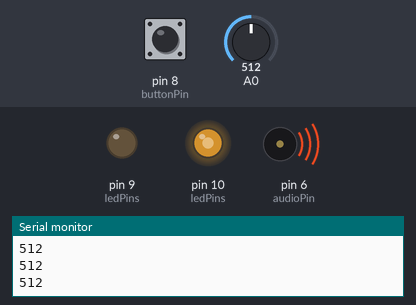
This sketch was run on a simulated Arduino Uno, built with avr-gcc and run on an emulated ATmega328P. Shown: output pins drawn as LEDs (lit = HIGH), buzzer (waves = sounding), the last lines printed to the serial monitor. The inputs (shaded band) are chosen by the test bench; at power-on: A0 = 512, pin 8 (buttonPin) LOW.

Above: at 1.2 s.
1.3 s: A0 set to 710
At 2.5 s:
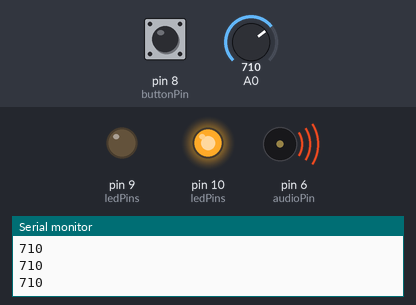
2.8 s: pin 8 (buttonPin) pulled HIGH for 0.15 s
At 4.0 s:
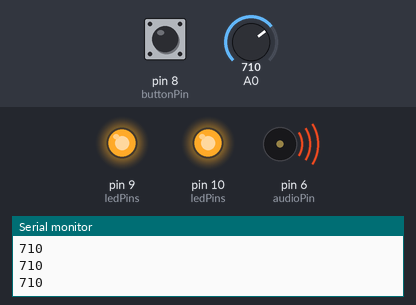
4.5 s: A0 set to 690
At 5.3 s:
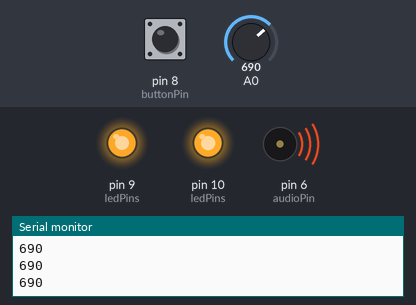
6.0 s: pin 8 (buttonPin) pulled HIGH for 1 s
At 7.9 s:
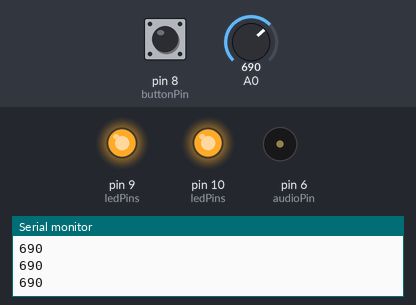
8.5 s: A0 set to 662
At 9.5 s:
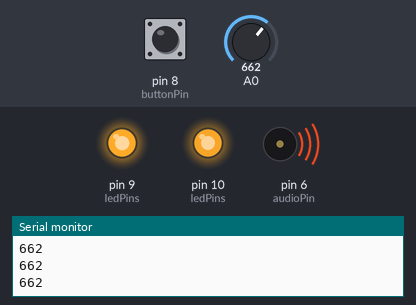
10.0 s: A0 set to 511
At 10.5 s:
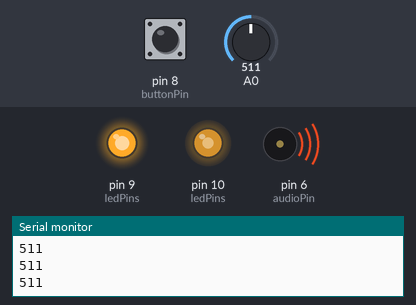
Timing chart, 0 to 12.5 s (numbered marks = the images above; inputs shaded):
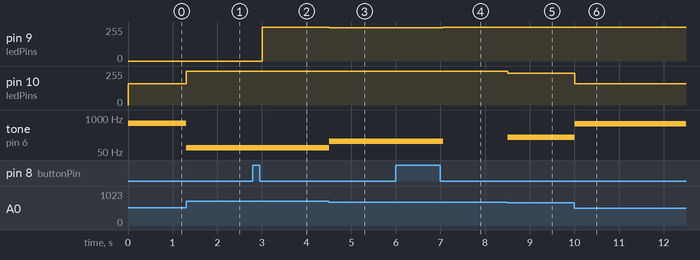

The sketch:

thebuoy.ino
```cpp
/*
  Modified from: http://www.arduino.cc/en/Tutorial/Tone2 and https://www.arduino.cc/en/Tutorial/Debounce
  by Evan Magoni
*/

/* Configuration */
const int buttonPin = 8;
const int ledPins[] = {10, 9};
const int audioPin = 6;
int sensorMax = 700;
const int sensorMin = 200;
int audioThreshold = 720;
/* End Configuration */

/* Global State */
int sensorMode = 0;
int buttonState;
int lastButtonState = 0;
int ledPin = ledPins[0];
int secondaryLedPin = ledPins[1];
unsigned long lastDebounceTime = 0;  // the last time the output pin was toggled
unsigned long debounceDelay = 50;    // the debounce time; increase if the output flickers
/* End Global State */

void setup() {
  pinMode(buttonPin, INPUT);
  pinMode(ledPin, OUTPUT);
  pinMode(audioPin, OUTPUT);
  // initialize serial communications (for debugging only):
  Serial.begin(9600);
}

void loop() {
  // TODO read ultrasonic sensor on modeswitch https://www.sunfounder.com/ultrasonic-module-hc-sr04-distance-sensor.html

  int buttonValue = digitalRead(buttonPin);
  int photoResistorValue = analogRead(A0);
  handleMode(buttonValue, photoResistorValue);
  generateAudio(photoResistorValue);
  delay(1);        // delay in between reads for stability
}

void handleMode(int buttonValue, int photoResistorValue) {
  if (buttonValue != lastButtonState) {
    // reset the debouncing timer
    lastDebounceTime = millis();
  }

  if ((millis() - lastDebounceTime) > debounceDelay) {
    // whatever the buttonValue is at, it's been there for longer than the debounce
    // delay, so take it as the actual current state:

    // if the button state has changed:
    if (buttonValue != buttonState) {
      buttonState = buttonValue;

      // only toggle the LED if the new button state is ON (LOW)
      if (buttonState == LOW) {
        sensorMode = !sensorMode;

        // set mode
        ledPin = ledPins[sensorMode];
        secondaryLedPin = ledPins[!sensorMode];
        analogWrite(secondaryLedPin, 255); // turn off the other pin

        if (!sensorMode) {
          // entering photoresistor mode - set sensor threshold
          // TODO adapt better to changing light conditions - is setting sensorMax best?
          audioThreshold = photoResistorValue - 20;
          sensorMax = photoResistorValue;
        }
      }
    }
  }

  // save the buttonValue. Next time through the loop, it'll be the lastButtonState:
  lastButtonState = buttonValue;
}

void generateAudio(int sensorValue) {
  Serial.println(sensorValue);

  // TODO read maxpitch from a knob
  int pitch = map(sensorValue, sensorMax, sensorMin, 100, 1500);
  int ledBrightness = map(sensorValue, sensorMin, sensorMax, 0, 255);

  if (sensorValue < audioThreshold) {
    tone(audioPin, pitch, 10);
    analogWrite(ledPin, ledBrightness);
  } else {
    analogWrite(ledPin, 255);
  }
}
```

Measured:
- the behaviour switches between 670 and 669 on A0 (found by bisection; images 4 and 5)
- after the input at 1.3 s, pin 10 (ledPins): 159/255 → 255/255 at once; tone on pin 6 (audioPin): 626 Hz → 72 Hz at once
- after the input at 2.8 s, pin 9 (ledPins): 0/255 → 255/255 after 0.21 s
- after the input at 4.5 s, pin 9 (ledPins): 255/255 → 249/255 at once; tone on pin 6 (audioPin): 72 Hz → 128 Hz at once
- after the input at 6.0 s, pin 9 (ledPins): 249/255 → 255/255 after 1.1 s; tone on pin 6 (audioPin): 128 Hz → silent after 1.1 s
- after the input at 8.5 s, pin 10 (ledPins): 255/255 → 240/255 at once; tone on pin 6 (audioPin): silent → 180 Hz at once
- after the input at 10.0 s, pin 10 (ledPins): 240/255 → 161/255 at once; tone on pin 6 (audioPin): 180 Hz → 611 Hz at once
